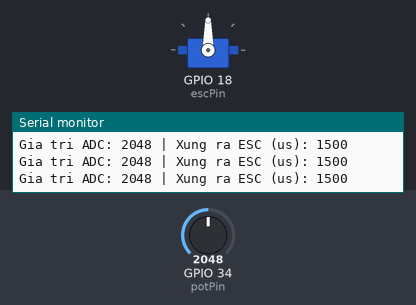
A sketch run on a simulated ESP32. On the bench: servo, the last lines printed to the serial monitor. Inputs (shaded band) come from the test bench; at power-on: GPIO 34 (potPin) = 2048.

Above: at 1.2 s.
1.3 s: GPIO 34 (potPin) set to 2866
At 1.7 s:
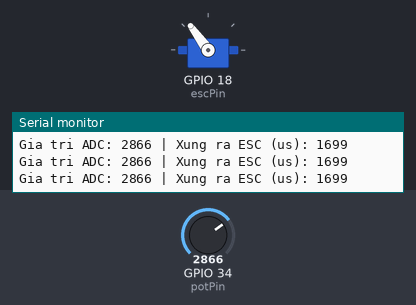
2.8 s: GPIO 34 (potPin) set to 3603
At 3.7 s:
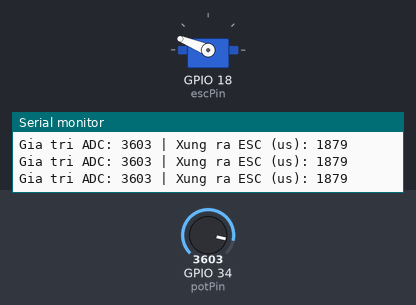
4.3 s: GPIO 34 (potPin) set to 4095
At 5.1 s:
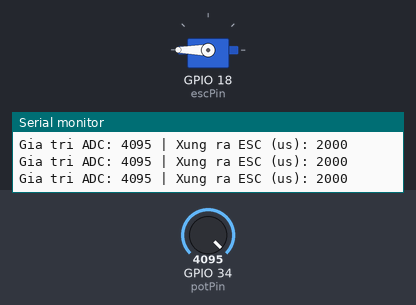
5.8 s: GPIO 34 (potPin) set to 1228
At 7.0 s:
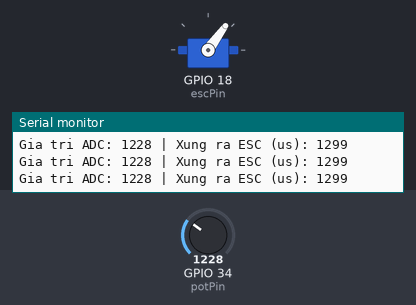
7.3 s: GPIO 34 (potPin) set to 491
At 8.5 s:
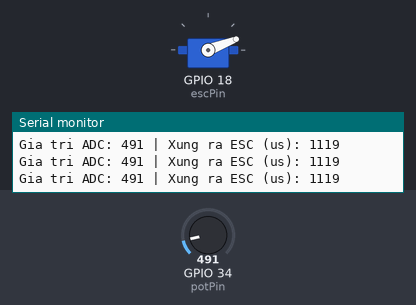
8.8 s: GPIO 34 (potPin) set to 2047
At 10.0 s:
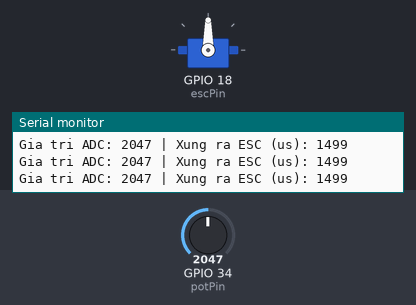
Timing chart, 0 to 11.3 s (numbered marks = the images above; inputs shaded):
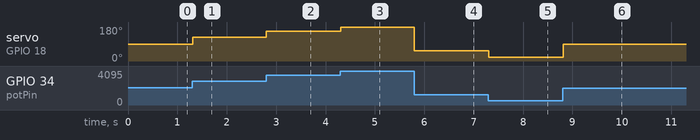

The sketch:

esc_motor_test.ino
```cpp
#include <ESP32Servo.h>

Servo myESC;

// Định nghĩa các chân kết nối
const int potPin = 34;  // Chân đọc biến trở (ADC1_CH6)
const int escPin = 18;  // Chân xuất xung điều khiển ESC

void setup() {
  Serial.begin(115200);

  // Khởi tạo các timer cho thư viện ESP32Servo
  ESP32PWM::allocateTimer(0);
  ESP32PWM::allocateTimer(1);
  ESP32PWM::allocateTimer(2);
  ESP32PWM::allocateTimer(3);

  myESC.setPeriodHertz(50);           // ESC tiêu chuẩn chạy ở tần số 50Hz
  myESC.attach(escPin, 1000, 2000);   // Độ rộng xung tiêu chuẩn: 1000us (Min) đến 2000us (Max)

  Serial.println("--- HỆ THỐNG ĐÃ SẴN SÀNG ---");
  Serial.println("Lưu ý: Vặn biến trở về CỰC TIỂU (0) để ESC kích hoạt (Arming).");
}

void loop() {
  // ESP32 có độ phân giải ADC là 12-bit (giá trị từ 0 đến 4095)
  int potValue = analogRead(potPin);

  // Chuyển đổi giá trị biến trở (0-4095) sang độ rộng xung (1000-2000 micro giây)
  int throttle = map(potValue, 0, 4095, 1000, 2000);

  // Xuất xung điều khiển đến ESC
  myESC.writeMicroseconds(throttle);

  // In giá trị lên Serial Monitor để theo dõi
  Serial.print("Gia tri ADC: ");
  Serial.print(potValue);
  Serial.print(" | Xung ra ESC (us): ");
  Serial.println(throttle);

  delay(20); // Chờ 20ms cho mỗi chu kỳ xung ổn định
}
```

Measured:
- after the input at 1.3 s, servo on GPIO 18 (escPin): 90° → 126° at once
- after the input at 2.8 s, servo on GPIO 18 (escPin): 126° → 158° at once
- after the input at 4.3 s, servo on GPIO 18 (escPin): 158° → 180° at once
- after the input at 5.8 s, servo on GPIO 18 (escPin): 180° → 54° at once
- after the input at 7.3 s, servo on GPIO 18 (escPin): 54° → 21° at once
- after the input at 8.8 s, servo on GPIO 18 (escPin): 21° → 90° at once
